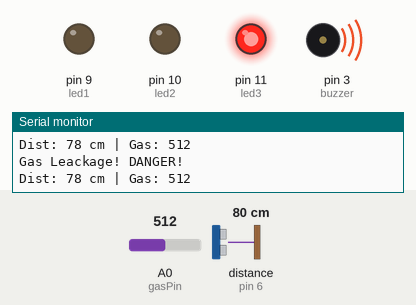
This sketch was run on a simulated Arduino Uno, built with avr-gcc and run on an emulated ATmega328P. Parts: output pins drawn as LEDs (lit = HIGH), buzzer (waves = sounding), the last lines printed to the serial monitor. Wiring (from diagram.json): ultrasonic range finder: trigger pin 7; echo pin 6. The inputs (shaded band) are chosen by the test bench; at power-on: A0 (gasPin) = 512, distance to the obstacle (sensor on pin 6) 80 cm. The echo pulse lasts 58.3 µs per cm; pins used as bus, display or sensor lines are not drawn.

Above: at 6.96 s.
7.3 s: A0 (gasPin) set to 493
At 9.3 s:
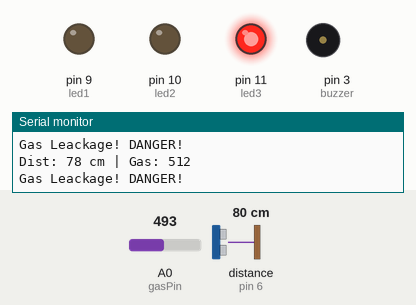
15.8 s: distance to the obstacle (sensor on pin 6) set to 198 cm
25.0 s: distance to the obstacle (sensor on pin 6) set to 202 cm
32.2 s: distance to the obstacle (sensor on pin 6) set to 250 cm
At 35.3 s:
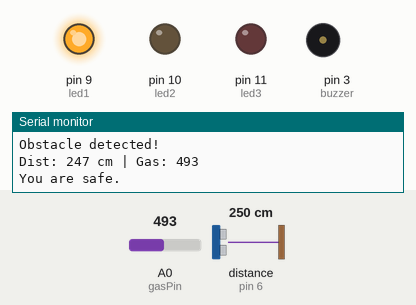
39.4 s: A0 (gasPin) set to 510
At 45.4 s:
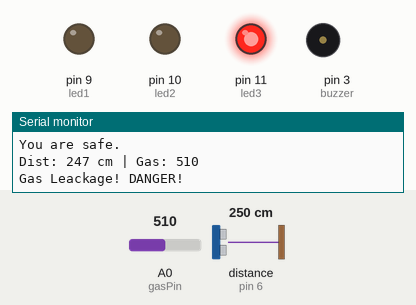
46.6 s: A0 (gasPin) set to 490
At 50.3 s:
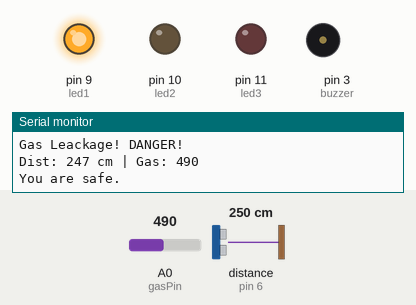
Timing chart, 0 to 51.8 s (numbered marks = the images above; inputs shaded):
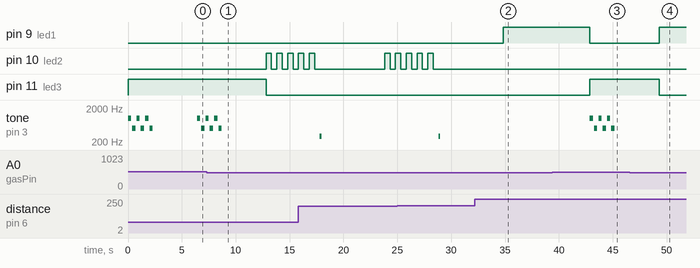

Measured:
- the behaviour switches between 501 and 500 on A0 (gasPin) (found by bisection; images 0 and 1)
- after the input at 7.3 s, pin 10 (led2): alternates HIGH for 0.50 s and LOW for 0.50 s, starting after 5.5 s; pin 11 (led3): HIGH → LOW after 5.5 s; tone on pin 3 (buzzer): goes on until 8.7 s, then stays silent
- after the input at 32.2 s, pin 9 (led1): LOW → HIGH after 2.6 s; pin 10 (led2): stops changing and stays LOW
- after the input at 39.4 s, pin 9 (led1): HIGH → LOW after 3.5 s; pin 11 (led3): LOW → HIGH after 3.5 s; tone on pin 3 (buzzer): silent → 1000 Hz after 3.5 s, then repeats every 0.80 s: silent 0.10 s, 500 Hz 0.30 s, silent 0.10 s, 1000 Hz 0.30 s, until it stays silent from 45.2 s
- after the input at 46.6 s, pin 9 (led1): LOW → HIGH after 2.7 s; pin 11 (led3): HIGH → LOW after 2.7 s; tone on pin 3 (buzzer): stops changing and stays silent
- by itself, tone on pin 3 (buzzer): plays 1000 Hz for 0.30 s, 500 Hz for 0.30 s, 1000 Hz for 0.30 s, 500 Hz for 0.30 s, 1000 Hz for 0.30 s, 500 Hz for 0.30 s … (9 notes in this stretch)

The sketch:

sketch.ino
```cpp
const int led1 = 9;//Green
const int led2 = 10;//Yellow
const int led3 = 11;//Red?
const int buzzer = 3;
const int trigPin = 7;
const int echoPin = 6;
const int gasPin = A0;

const int gasLimit = 500;

void setup() {
  pinMode(led1,OUTPUT);
  pinMode(led2,OUTPUT);
  pinMode(led3, OUTPUT);
  pinMode(buzzer, OUTPUT);
  pinMode(trigPin, OUTPUT);
  pinMode(echoPin, INPUT);
  pinMode(gasPin, INPUT);
  Serial.begin(9600);

}

void loop() {
  long dist = getDistance();
  int gasValue = analogRead(gasPin);

    Serial.print("Dist: "); Serial.print(dist);
    Serial.print(" cm | Gas: "); Serial.println(gasValue);

  allLEDsOff();

  if (gasValue > 500){
    redLEDOn();
    alarmSound(3);
    Serial.println("Gas Leackage! DANGER!");
    delay(2000);
  }
  else if (dist > 0 && dist < 50){
    blinkedLED(11, 5);
    beepSound(800);
    Serial.println("YOU ARE ABOUT TO HIT AN OBSTACLE!");
    delay(2000);
  }
  else if (dist < 200){
    blinkedLED(10, 5);
    beepSound(300);
    Serial.println("Obstacle detected!");
    delay(2000);
  }
  else{
    greenLEDOn();
    noTone(buzzer);
    Serial.println("You are safe.");
    delay(2000);
  }

  delay(2000);

}

long getDistance(){
  digitalWrite(trigPin, LOW);
  delayMicroseconds(10);
  digitalWrite(trigPin, HIGH);
  delayMicroseconds(10);
  digitalWrite(trigPin, LOW);
  delayMicroseconds(10);

  long duration = pulseIn(echoPin, HIGH, 30000);
  if (duration == 0) return 999;

  return duration * 0.034 / 2;
}
void redLEDOn(){
  digitalWrite(led1, LOW);
  digitalWrite(led2, LOW);
  digitalWrite(led3, HIGH);
}
void greenLEDOn(){
  digitalWrite(led1, HIGH);
  digitalWrite(led2, LOW);
  digitalWrite(led3, LOW);
}
void allLEDsOff(){
  digitalWrite(led1, LOW);
  digitalWrite(led2, LOW);
  digitalWrite(led3, LOW);
}
void blinkedLED(int pin, int times){
  for (int i = 0; i < times; i++){
    digitalWrite(pin, HIGH);
    delay(500);
    digitalWrite(pin, LOW);
    delay(500);
  }
}

void beepSound(int freq){
  tone(buzzer, freq, 150);
  delay(2000);
}
void alarmSound(int times){
  for (int i = 0; i < times; i++){
    tone(buzzer, 1000, 300);
    delay(400);
    tone(buzzer, 500, 300);
    delay(400);
  }
}
```
